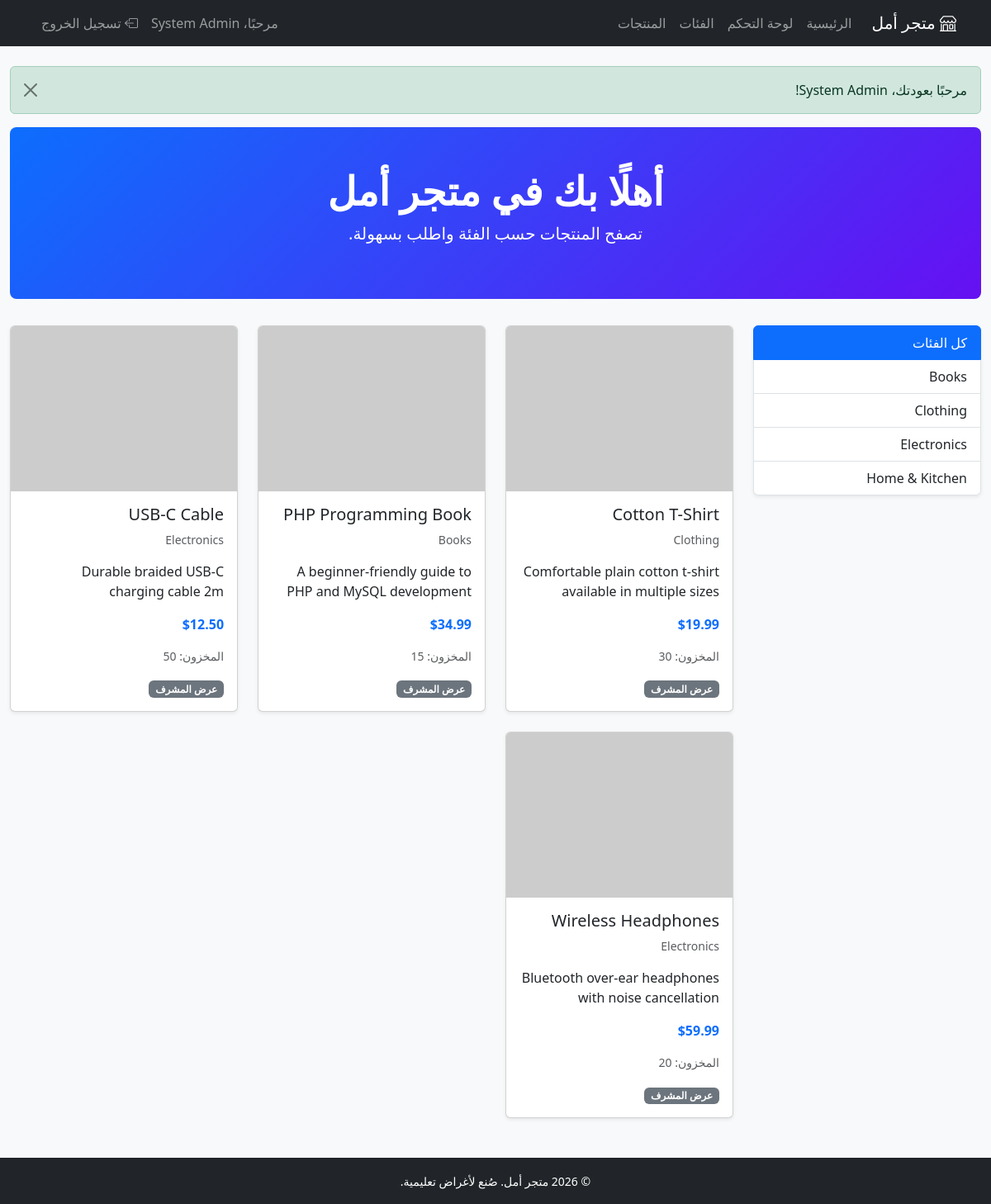
The page / (signed in) on the database its author committed.
### tables this page shows
CREATE TABLE IF NOT EXISTS categories (
    id INT AUTO_INCREMENT PRIMARY KEY,
    name VARCHAR(100) NOT NULL UNIQUE,
    description TEXT,
    created_at TIMESTAMP DEFAULT CURRENT_TIMESTAMP
);

CREATE TABLE IF NOT EXISTS products (
    id INT AUTO_INCREMENT PRIMARY KEY,
    category_id INT NOT NULL,
    name VARCHAR(150) NOT NULL,
    description TEXT,
    price DECIMAL(10, 2) NOT NULL,
    stock INT NOT NULL DEFAULT 0,
    image VARCHAR(255) DEFAULT NULL,
    created_at TIMESTAMP DEFAULT CURRENT_TIMESTAMP,
    updated_at TIMESTAMP DEFAULT CURRENT_TIMESTAMP ON UPDATE CURRENT_TIMESTAMP,
    FOREIGN KEY (category_id) REFERENCES categories(id) ON DELETE CASCADE
);

### index.php (the view, shortened to what this page needs)
<?php
require_once 'includes/header.php';
$categories = $conn->query('SELECT id, name FROM categories ORDER BY name ASC');
$selectedCategory = isset($_GET['category']) ? intval($_GET['category']) : 0;
if ($selectedCategory > 0) {
    $stmt = $conn->prepare('SELECT p.*, c.name AS category_name FROM products p JOIN categories c ON p.category_id = c.id WHERE p.category_id = ? AND p.stock > 0 ORDER BY p.name ASC');
    $stmt->bind_param('i', $selectedCategory);
    $stmt->execute();
    $products = $stmt->get_result();
    $stmt->close();
} else {
    $products = $conn->query('SELECT p.*, c.name AS category_name FROM products p JOIN categories c ON p.category_id = c.id WHERE p.stock > 0 ORDER BY p.name ASC');
}
?>
<div class="hero text-center">
    <h1 class="display-5 fw-bold">أهلًا بك في متجر أمل</h1>
    <p class="lead">تصفح المنتجات حسب الفئة واطلب بسهولة.</p>
</div>
<div class="row">
    <div class="col-md-3 mb-4">
        <div class="list-group shadow-sm">
            <a href="index.php" class="list-group-item list-group-item-action <?php echo $selectedCategory === 0 ? 'active' : ''; ?>">
                كل الفئات
            </a>
            <?php while ($cat = $categories->fetch_assoc()): ?>
                <a href="index.php?category=<?php echo (int)$cat['id']; ?>"
                   class="list-group-item list-group-item-action <?php echo $selectedCategory === (int)$cat['id'] ? 'active' : ''; ?>">
                    <?php echo clean($cat['name']); ?>
                </a>
            <?php endwhile; ?>
        </div>
    </div>
    <div class="col-md-9">
        <div class="row g-4">
            <?php while ($product = $products->fetch_assoc()): ?>
                <div class="col-sm-6 col-lg-4">
                    <div class="card h-100 product-card shadow-sm">
                        <img src="<?php echo productImage($product['image']); ?>" class="card-img-top" alt="<?php echo clean($product['name']); ?>" style="height: 200px; object-fit: cover;">
                        <div class="card-body d-flex flex-column">
                            <h5 class="card-title"><?php echo clean($product['name']); ?></h5>
                            <p class="card-text text-muted small"><?php echo clean($product['category_name']); ?></p>
                            <p class="card-text"><?php echo clean(mb_substr($product['description'], 0, 80, 'UTF-8')) . (mb_strlen($product['description'], 'UTF-8') > 80 ? '...' : ''); ?></p>
                            <div class="mt-auto">
                                <p class="fw-bold text-primary">$<?php echo number_format($product['price'], 2); ?></p>
                                <p class="small text-muted">المخزون: <?php echo (int)$product['stock']; ?></p>
                                <?php if ($isLoggedIn && $role === 'customer'): ?>
                                    <form method="POST" action="place_order.php" class="d-flex align-items-center">
                                        <input type="hidden" name="product_id" value="<?php echo (int)$product['id']; ?>">
                                        <input type="number" name="quantity" value="1" min="1" max="<?php echo (int)$product['stock']; ?>" class="form-control form-control-sm me-2" style="width: 70px;">
                                        <button type="submit" class="btn btn-success btn-sm">طلب</button>
                                    </form>
                                <?php elseif ($isLoggedIn && $role === 'admin'): ?>
                                    <span class="badge bg-secondary">عرض المشرف</span>
                                <?php else: ?>
                                    <a href="login.php" class="btn btn-outline-primary btn-sm">سجّل الدخول للطلب</a>
                                <?php endif; ?>
                            </div>
                        </div>
                    </div>
                </div>
            <?php endwhile; ?>
        </div>
    </div>
</div>
<?php require_once 'includes/footer.php'; ?>

### includes/header.php (style rules this page uses)
body { background-color: #f8f9fa; }
.product-card { transition: transform 0.2s; }
.hero { background: linear-gradient(135deg, #0d6efd, #6610f2); color: #fff; padding: 3rem 1rem; border-radius: 0.5rem; margin-bottom: 2rem; }

### rows shown on the page
categories: name "Books"
categories: name "Clothing"
categories: name "Electronics"
categories: name "Home & Kitchen"
products: name "Cotton T-Shirt", category.name "Clothing", description "Comfortable plain cotton t-shirt available in multiple sizes", price "19.99", stock "30"
products: name "PHP Programming Book", category.name "Books", description "A beginner-friendly guide to PHP and MySQL development", price "34.99", stock "15"
products: name "USB-C Cable", category.name "Electronics", description "Durable braided USB-C charging cable 2m", price "12.50", stock "50"
products: name "Wireless Headphones", category.name "Electronics", description "Bluetooth over-ear headphones with noise cancellation", price "59.99", stock "20"

### other values the page prints
$_SESSION['name'] "System Admin"
$message "مرحبًا بعودتك، System Admin!"
